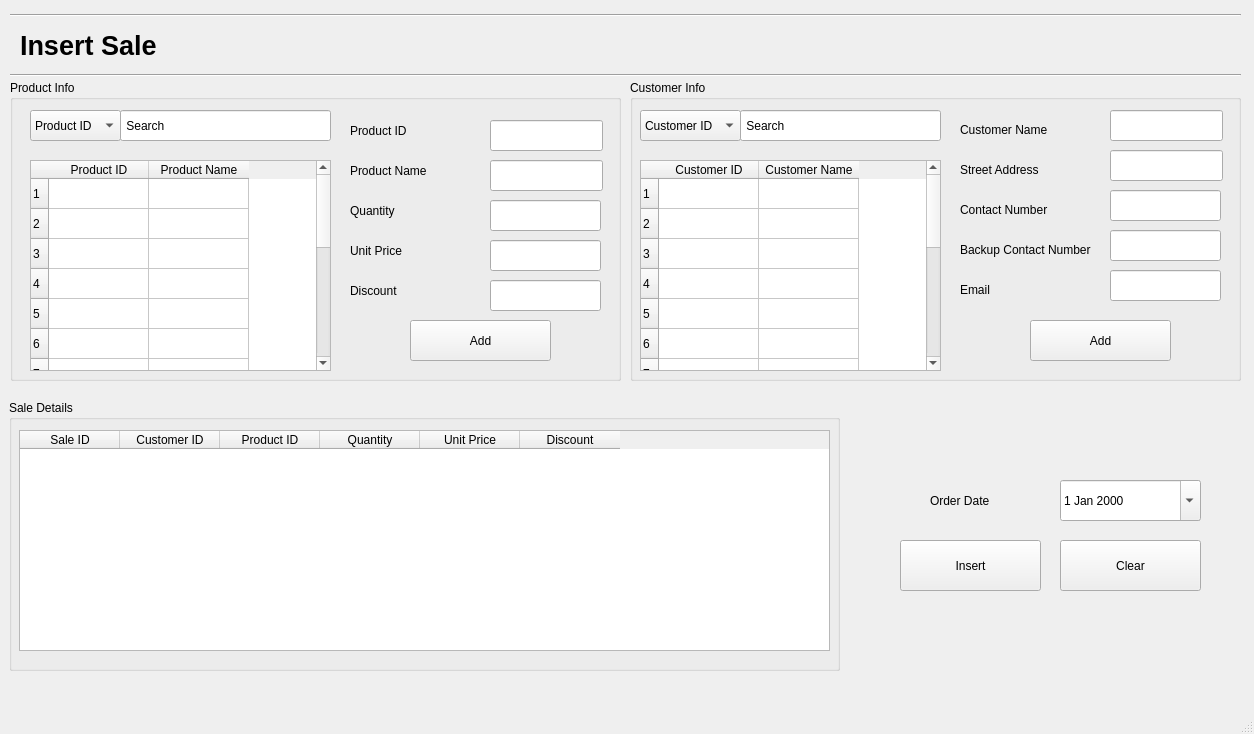
<?xml version="1.0" encoding="UTF-8"?>
<ui version="4.0">
 <class>MainWindow</class>
 <widget class="QMainWindow" name="MainWindow">
  <property name="geometry">
   <rect>
    <x>0</x>
    <y>0</y>
    <width>1254</width>
    <height>734</height>
   </rect>
  </property>
  <property name="windowTitle">
   <string>MainWindow</string>
  </property>
  <widget class="QWidget" name="centralwidget">
   <widget class="QLabel" name="label">
    <property name="geometry">
     <rect>
      <x>20</x>
      <y>20</y>
      <width>211</width>
      <height>51</height>
     </rect>
    </property>
    <property name="font">
     <font>
      <pointsize>20</pointsize>
      <weight>75</weight>
      <bold>true</bold>
     </font>
    </property>
    <property name="text">
     <string>Insert Sale</string>
    </property>
   </widget>
   <widget class="Line" name="line">
    <property name="geometry">
     <rect>
      <x>10</x>
      <y>60</y>
      <width>1231</width>
      <height>31</height>
     </rect>
    </property>
    <property name="font">
     <font>
      <pointsize>20</pointsize>
      <weight>75</weight>
      <bold>true</bold>
     </font>
    </property>
    <property name="orientation">
     <enum>Qt::Horizontal</enum>
    </property>
   </widget>
   <widget class="QDateEdit" name="dateEdit">
    <property name="geometry">
     <rect>
      <x>1060</x>
      <y>480</y>
      <width>141</width>
      <height>41</height>
     </rect>
    </property>
    <property name="calendarPopup">
     <bool>true</bool>
    </property>
   </widget>
   <widget class="QPushButton" name="pushButton">
    <property name="geometry">
     <rect>
      <x>900</x>
      <y>540</y>
      <width>141</width>
      <height>51</height>
     </rect>
    </property>
    <property name="text">
     <string>Insert</string>
    </property>
   </widget>
   <widget class="QGroupBox" name="groupBox_2">
    <property name="geometry">
     <rect>
      <x>10</x>
      <y>80</y>
      <width>611</width>
      <height>301</height>
     </rect>
    </property>
    <property name="title">
     <string>Product Info</string>
    </property>
    <widget class="QTableWidget" name="tableWidget_2">
     <property name="geometry">
      <rect>
       <x>20</x>
       <y>80</y>
       <width>301</width>
       <height>211</height>
      </rect>
     </property>
     <row>
      <property name="text">
       <string>1</string>
      </property>
     </row>
     <row>
      <property name="text">
       <string>2</string>
      </property>
     </row>
     <row>
      <property name="text">
       <string>3</string>
      </property>
     </row>
     <row>
      <property name="text">
       <string>4</string>
      </property>
     </row>
     <row>
      <property name="text">
       <string>5</string>
      </property>
     </row>
     <row>
      <property name="text">
       <string>6</string>
      </property>
     </row>
     <row>
      <property name="text">
       <string>7</string>
      </property>
     </row>
     <row>
      <property name="text">
       <string>8</string>
      </property>
     </row>
     <row>
      <property name="text">
       <string>9</string>
      </property>
     </row>
     <row>
      <property name="text">
       <string>10</string>
      </property>
     </row>
     <row>
      <property name="text">
       <string>11</string>
      </property>
     </row>
     <row>
      <property name="text">
       <string>12</string>
      </property>
     </row>
     <row>
      <property name="text">
       <string>13</string>
      </property>
     </row>
     <row>
      <property name="text">
       <string>14</string>
      </property>
     </row>
     <row>
      <property name="text">
       <string>15</string>
      </property>
     </row>
     <column>
      <property name="text">
       <string>Product ID</string>
      </property>
     </column>
     <column>
      <property name="text">
       <string>Product Name</string>
      </property>
     </column>
    </widget>
    <widget class="QLabel" name="label_4">
     <property name="geometry">
      <rect>
       <x>340</x>
       <y>40</y>
       <width>81</width>
       <height>21</height>
      </rect>
     </property>
     <property name="text">
      <string>Product ID</string>
     </property>
    </widget>
    <widget class="QLabel" name="label_5">
     <property name="geometry">
      <rect>
       <x>340</x>
       <y>80</y>
       <width>101</width>
       <height>21</height>
      </rect>
     </property>
     <property name="text">
      <string>Product Name</string>
     </property>
    </widget>
    <widget class="QLineEdit" name="lineEdit_4">
     <property name="geometry">
      <rect>
       <x>480</x>
       <y>40</y>
       <width>113</width>
       <height>31</height>
      </rect>
     </property>
     <property name="text">
      <string/>
     </property>
     <property name="readOnly">
      <bool>true</bool>
     </property>
    </widget>
    <widget class="QLineEdit" name="lineEdit_5">
     <property name="geometry">
      <rect>
       <x>480</x>
       <y>80</y>
       <width>113</width>
       <height>31</height>
      </rect>
     </property>
     <property name="text">
      <string/>
     </property>
     <property name="readOnly">
      <bool>true</bool>
     </property>
    </widget>
    <widget class="QLabel" name="label_6">
     <property name="geometry">
      <rect>
       <x>340</x>
       <y>120</y>
       <width>81</width>
       <height>21</height>
      </rect>
     </property>
     <property name="text">
      <string>Quantity</string>
     </property>
    </widget>
    <widget class="QLabel" name="label_7">
     <property name="geometry">
      <rect>
       <x>340</x>
       <y>160</y>
       <width>101</width>
       <height>21</height>
      </rect>
     </property>
     <property name="text">
      <string>Unit Price</string>
     </property>
    </widget>
    <widget class="QLineEdit" name="lineEdit_7">
     <property name="geometry">
      <rect>
       <x>480</x>
       <y>120</y>
       <width>111</width>
       <height>31</height>
      </rect>
     </property>
     <property name="text">
      <string/>
     </property>
     <property name="readOnly">
      <bool>false</bool>
     </property>
    </widget>
    <widget class="QLabel" name="label_8">
     <property name="geometry">
      <rect>
       <x>340</x>
       <y>200</y>
       <width>101</width>
       <height>21</height>
      </rect>
     </property>
     <property name="text">
      <string>Discount</string>
     </property>
    </widget>
    <widget class="QPushButton" name="pushButton_2">
     <property name="geometry">
      <rect>
       <x>400</x>
       <y>240</y>
       <width>141</width>
       <height>41</height>
      </rect>
     </property>
     <property name="text">
      <string>Add</string>
     </property>
    </widget>
    <widget class="QLineEdit" name="lineEdit_8">
     <property name="geometry">
      <rect>
       <x>480</x>
       <y>160</y>
       <width>111</width>
       <height>31</height>
      </rect>
     </property>
     <property name="text">
      <string/>
     </property>
     <property name="readOnly">
      <bool>false</bool>
     </property>
    </widget>
    <widget class="QLineEdit" name="lineEdit_9">
     <property name="geometry">
      <rect>
       <x>480</x>
       <y>200</y>
       <width>111</width>
       <height>31</height>
      </rect>
     </property>
     <property name="text">
      <string/>
     </property>
     <property name="readOnly">
      <bool>false</bool>
     </property>
    </widget>
    <widget class="QLineEdit" name="lineEdit_14">
     <property name="geometry">
      <rect>
       <x>110</x>
       <y>30</y>
       <width>211</width>
       <height>31</height>
      </rect>
     </property>
     <property name="text">
      <string> Search</string>
     </property>
    </widget>
    <widget class="QComboBox" name="comboBox_2">
     <property name="geometry">
      <rect>
       <x>20</x>
       <y>30</y>
       <width>91</width>
       <height>31</height>
      </rect>
     </property>
     <item>
      <property name="text">
       <string>Product ID</string>
      </property>
     </item>
     <item>
      <property name="text">
       <string>Product Name</string>
      </property>
     </item>
     <item>
      <property name="text">
       <string>Price</string>
      </property>
     </item>
     <item>
      <property name="text">
       <string>Quantity</string>
      </property>
     </item>
     <item>
      <property name="text">
       <string>Category ID</string>
      </property>
     </item>
    </widget>
   </widget>
   <widget class="QLabel" name="label_9">
    <property name="geometry">
     <rect>
      <x>930</x>
      <y>490</y>
      <width>101</width>
      <height>21</height>
     </rect>
    </property>
    <property name="text">
     <string>Order Date</string>
    </property>
   </widget>
   <widget class="QPushButton" name="pushButton_3">
    <property name="geometry">
     <rect>
      <x>1060</x>
      <y>540</y>
      <width>141</width>
      <height>51</height>
     </rect>
    </property>
    <property name="text">
     <string>Clear</string>
    </property>
   </widget>
   <widget class="Line" name="line_2">
    <property name="geometry">
     <rect>
      <x>10</x>
      <y>0</y>
      <width>1231</width>
      <height>31</height>
     </rect>
    </property>
    <property name="font">
     <font>
      <pointsize>20</pointsize>
      <weight>75</weight>
      <bold>true</bold>
     </font>
    </property>
    <property name="orientation">
     <enum>Qt::Horizontal</enum>
    </property>
   </widget>
   <widget class="QGroupBox" name="groupBox_3">
    <property name="geometry">
     <rect>
      <x>630</x>
      <y>80</y>
      <width>611</width>
      <height>301</height>
     </rect>
    </property>
    <property name="title">
     <string>Customer Info</string>
    </property>
    <widget class="QLabel" name="label_12">
     <property name="geometry">
      <rect>
       <x>330</x>
       <y>40</y>
       <width>101</width>
       <height>20</height>
      </rect>
     </property>
     <property name="text">
      <string>Customer Name</string>
     </property>
    </widget>
    <widget class="QLabel" name="label_13">
     <property name="geometry">
      <rect>
       <x>330</x>
       <y>80</y>
       <width>101</width>
       <height>20</height>
      </rect>
     </property>
     <property name="text">
      <string>Street Address</string>
     </property>
    </widget>
    <widget class="QLabel" name="label_15">
     <property name="geometry">
      <rect>
       <x>330</x>
       <y>120</y>
       <width>101</width>
       <height>20</height>
      </rect>
     </property>
     <property name="text">
      <string>Contact Number</string>
     </property>
    </widget>
    <widget class="QLabel" name="label_16">
     <property name="geometry">
      <rect>
       <x>330</x>
       <y>200</y>
       <width>101</width>
       <height>20</height>
      </rect>
     </property>
     <property name="text">
      <string>Email</string>
     </property>
    </widget>
    <widget class="QTableWidget" name="tableWidget_3">
     <property name="geometry">
      <rect>
       <x>10</x>
       <y>80</y>
       <width>301</width>
       <height>211</height>
      </rect>
     </property>
     <row>
      <property name="text">
       <string>1</string>
      </property>
     </row>
     <row>
      <property name="text">
       <string>2</string>
      </property>
     </row>
     <row>
      <property name="text">
       <string>3</string>
      </property>
     </row>
     <row>
      <property name="text">
       <string>4</string>
      </property>
     </row>
     <row>
      <property name="text">
       <string>5</string>
      </property>
     </row>
     <row>
      <property name="text">
       <string>6</string>
      </property>
     </row>
     <row>
      <property name="text">
       <string>7</string>
      </property>
     </row>
     <row>
      <property name="text">
       <string>8</string>
      </property>
     </row>
     <row>
      <property name="text">
       <string>9</string>
      </property>
     </row>
     <row>
      <property name="text">
       <string>10</string>
      </property>
     </row>
     <row>
      <property name="text">
       <string>11</string>
      </property>
     </row>
     <row>
      <property name="text">
       <string>12</string>
      </property>
     </row>
     <row>
      <property name="text">
       <string>13</string>
      </property>
     </row>
     <row>
      <property name="text">
       <string>14</string>
      </property>
     </row>
     <row>
      <property name="text">
       <string>15</string>
      </property>
     </row>
     <column>
      <property name="text">
       <string>Customer ID</string>
      </property>
     </column>
     <column>
      <property name="text">
       <string>Customer Name</string>
      </property>
     </column>
    </widget>
    <widget class="QLineEdit" name="lineEdit_6">
     <property name="geometry">
      <rect>
       <x>110</x>
       <y>30</y>
       <width>201</width>
       <height>31</height>
      </rect>
     </property>
     <property name="text">
      <string> Search</string>
     </property>
    </widget>
    <widget class="QLabel" name="label_17">
     <property name="geometry">
      <rect>
       <x>330</x>
       <y>160</y>
       <width>141</width>
       <height>20</height>
      </rect>
     </property>
     <property name="text">
      <string>Backup Contact Number</string>
     </property>
    </widget>
    <widget class="QLineEdit" name="lineEdit_16">
     <property name="geometry">
      <rect>
       <x>480</x>
       <y>190</y>
       <width>111</width>
       <height>31</height>
      </rect>
     </property>
     <property name="text">
      <string/>
     </property>
     <property name="readOnly">
      <bool>false</bool>
     </property>
    </widget>
    <widget class="QLineEdit" name="lineEdit_11">
     <property name="geometry">
      <rect>
       <x>480</x>
       <y>30</y>
       <width>113</width>
       <height>31</height>
      </rect>
     </property>
     <property name="text">
      <string/>
     </property>
     <property name="readOnly">
      <bool>true</bool>
     </property>
    </widget>
    <widget class="QLineEdit" name="lineEdit_12">
     <property name="geometry">
      <rect>
       <x>480</x>
       <y>110</y>
       <width>111</width>
       <height>31</height>
      </rect>
     </property>
     <property name="text">
      <string/>
     </property>
     <property name="readOnly">
      <bool>false</bool>
     </property>
    </widget>
    <widget class="QLineEdit" name="lineEdit_13">
     <property name="geometry">
      <rect>
       <x>480</x>
       <y>70</y>
       <width>113</width>
       <height>31</height>
      </rect>
     </property>
     <property name="text">
      <string/>
     </property>
     <property name="readOnly">
      <bool>true</bool>
     </property>
    </widget>
    <widget class="QLineEdit" name="lineEdit_15">
     <property name="geometry">
      <rect>
       <x>480</x>
       <y>150</y>
       <width>111</width>
       <height>31</height>
      </rect>
     </property>
     <property name="text">
      <string/>
     </property>
     <property name="readOnly">
      <bool>false</bool>
     </property>
    </widget>
    <widget class="QPushButton" name="pushButton_4">
     <property name="geometry">
      <rect>
       <x>400</x>
       <y>240</y>
       <width>141</width>
       <height>41</height>
      </rect>
     </property>
     <property name="text">
      <string>Add</string>
     </property>
    </widget>
    <widget class="QComboBox" name="comboBox">
     <property name="geometry">
      <rect>
       <x>10</x>
       <y>30</y>
       <width>101</width>
       <height>31</height>
      </rect>
     </property>
     <item>
      <property name="text">
       <string>Customer ID</string>
      </property>
     </item>
     <item>
      <property name="text">
       <string>Customer Name</string>
      </property>
     </item>
     <item>
      <property name="text">
       <string>Contact Number</string>
      </property>
     </item>
     <item>
      <property name="text">
       <string>Email</string>
      </property>
     </item>
    </widget>
   </widget>
   <widget class="QGroupBox" name="groupBox">
    <property name="geometry">
     <rect>
      <x>9</x>
      <y>400</y>
      <width>831</width>
      <height>271</height>
     </rect>
    </property>
    <property name="title">
     <string>Sale Details</string>
    </property>
    <widget class="QTableWidget" name="tableWidget_4">
     <property name="geometry">
      <rect>
       <x>10</x>
       <y>30</y>
       <width>811</width>
       <height>221</height>
      </rect>
     </property>
     <column>
      <property name="text">
       <string>Sale ID</string>
      </property>
     </column>
     <column>
      <property name="text">
       <string>Customer ID</string>
      </property>
     </column>
     <column>
      <property name="text">
       <string>Product ID</string>
      </property>
     </column>
     <column>
      <property name="text">
       <string>Quantity</string>
      </property>
     </column>
     <column>
      <property name="text">
       <string>Unit Price</string>
      </property>
     </column>
     <column>
      <property name="text">
       <string>Discount</string>
      </property>
     </column>
    </widget>
   </widget>
  </widget>
  <widget class="QMenuBar" name="menubar">
   <property name="geometry">
    <rect>
     <x>0</x>
     <y>0</y>
     <width>1254</width>
     <height>26</height>
    </rect>
   </property>
  </widget>
  <widget class="QStatusBar" name="statusbar"/>
 </widget>
 <resources/>
 <connections/>
</ui>
